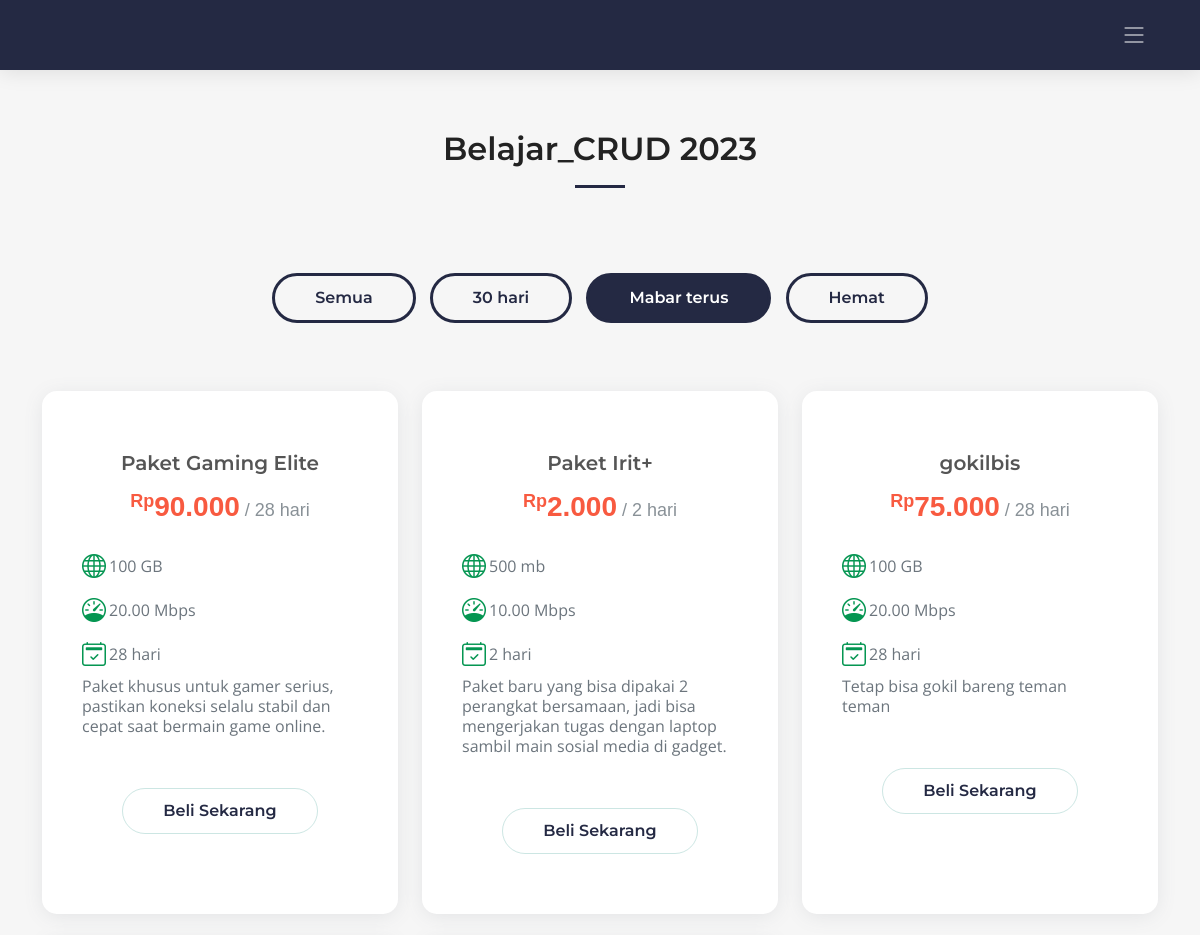
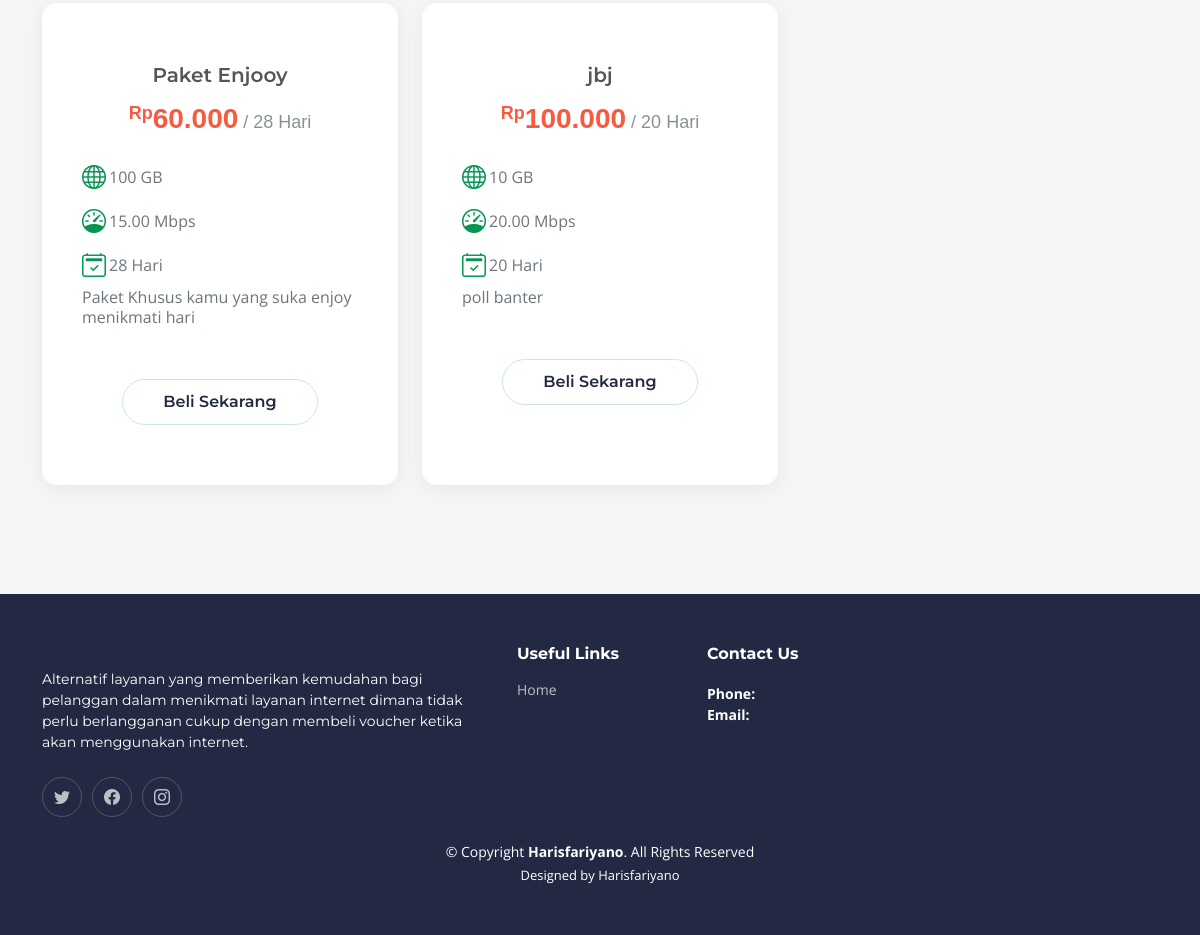
Page /index.php?filter=Paket2 on the committed database (2 pictures, top to bottom).
### tables this page shows
CREATE TABLE `paket_internet` (
  `id` int(20) NOT NULL,
  `nama_paket` varchar(255) NOT NULL,
  `harga` decimal(10,3) NOT NULL,
  `masa_aktiv` varchar(11) NOT NULL,
  `kuota` varchar(11) NOT NULL,
  `kecepatan` decimal(5,2) NOT NULL,
  `deskripsi` text DEFAULT NULL
);

### backend/produk.php (called while the page is built, shortened)
<?php
require_once("config/config.php");
if (isset($_GET['filter'])) {
    $filter = $_GET['filter'];
    if ($filter === "Paket1") {
        $sql = "SELECT * FROM paket_internet WHERE masa_aktiv = '30 hari'";
    } elseif ($filter === "Paket2") {
        $sql = "SELECT * FROM paket_internet WHERE kecepatan >= 10.00";
    } elseif ($filter === "Paket3") {
        $sql = "SELECT * FROM paket_internet WHERE harga <= 5.000";
    } else {
        $sql = "SELECT * FROM paket_internet";
    }
} else {
    $sql = "SELECT * FROM paket_internet";
}
$result = $conn->query($sql);
?>

### index.php (the view, shortened to what this page needs)
<?php
include('header.php');
include("backend/produk.php");
?>
<section id="pricing" class="pricing sections-bg">
  <div class="container" data-aos="fade-up">
    <div class="section-header">
      <h2>Belajar_CRUD 2023</h2>
    </div>
    <div class="text-center" id="filter">
      <a class="filter-btn" href="index.php?filter=semua" data-filter="semua">Semua</a>
      <a class="filter-btn" href="index.php?filter=Paket1" data-filter="Paket1">30 hari</a>
      <a class="filter-btn" href="index.php?filter=Paket2" data-filter="Paket2">Mabar terus</a>
      <a class="filter-btn" href="index.php?filter=Paket3" data-filter="Paket3">Hemat</a>
    </div>
    <div class="row g-4 py-lg-5" data-aos="zoom-out" data-aos-delay="100">
      <?php
      if ($result->num_rows > 0) {
          while($row = $result->fetch_assoc()) {
              $namaPaket = $row["nama_paket"];
              $harga = $row["harga"];
              $masaktiv = $row["masa_aktiv"];
              $kuota = $row["kuota"];
              $kecepatan = $row["kecepatan"];
              $deskripsi = $row["deskripsi"];
              ?>
              <div class="col-lg-4">
                <div class="pricing-item">
                  <h3><?php echo $namaPaket; ?></h3>
                  <h4><sup>Rp</sup><?php echo $harga; ?><span> / <?php echo $masaktiv; ?></span></h4>
                  <ul>
                    <li><i class="bi bi-globe"></i> <?php echo $kuota; ?></li>
                    <li><i class="bi bi-speedometer"></i> <?php echo $kecepatan; ?> Mbps</li>
                    <li><i class="bi bi-calendar2-check"></i> <span> <?php echo $masaktiv; ?></li>
                    <p><?php echo $deskripsi; ?></p>
                  </ul>
                  <div class="text-center"><a href="#" class="buy-btn">Beli Sekarang</a></div>
                </div>
              </div>
          <?php
          }
      } else {
          echo "Tidak ada data paket internet.";
      }
      ?>
    </div>
  </div>
</section>
<?php
include('footer.php');
?>

### assets/css/main.css (style rules this page uses)
:root { --font-default: "Open Sans", system-ui, -apple-system, "Segoe UI", Roboto, "Helvetica Neue", Arial, "Noto Sans", "Liberation Sans", sans-serif, "Apple Color Emoji", "Segoe UI Emoji", "Segoe UI Symbol", "Noto Color Emoji"; --font-primary: "Montserrat", sans-serif; --font-secondary: "Poppins", sans-serif; }
:root { --color-default: #222222; --color-primary: #242943; --color-secondary: #f85a40; }
:root { scroll-behavior: smooth; }
body { font-family: var(--font-default); color: var(--color-default); }
a { color: var(--color-primary); text-decoration: none; }
h1, h2, h3, h4, h5, h6 { font-family: var(--font-primary); }
section { padding: 60px 0; overflow: hidden; }
.sections-bg { background-color: #f6f6f6; }
.section-header { text-align: center; padding-bottom: 60px; }
.section-header h2 { font-size: 32px; font-weight: 600; margin-bottom: 20px; padding-bottom: 20px; position: relative; }
.section-header h2:after { content: ""; position: absolute; display: block; width: 50px; height: 3px; background: var(--color-primary); left: 0; right: 0; bottom: 0; margin: auto; }
.sticked-header-offset { margin-top: 70px; }
section { scroll-margin-top: 70px; }
.pricing .pricing-item { padding: 60px 40px; box-shadow: 0 3px 20px -2px rgba(108, 117, 125, 0.15); background: #fff; height: 100%; position: relative; border-radius: 15px; }
.pricing h3 { font-weight: 600; margin-bottom: 15px; font-size: 20px; color: #555555; text-align: center; }
.pricing h4 { font-size: 28px; color: var(--color-secondary); font-weight: 700; font-family: var(--font-secondary); margin-bottom: 0; text-align: center; }
.pricing h4 sup { font-size: 18px; }
.pricing h4 span { color: rgba(108, 117, 125, 0.8); font-size: 18px; font-weight: 400; }
.pricing ul { padding: 20px 0; list-style: none; color: #6c757d; text-align: left; line-height: 20px; }
.pricing ul li { padding: 10px 0; display: flex; align-items: center; }
.pricing ul i { color: #059652; font-size: 24px; padding-right: 3px; }
.pricing .buy-btn { display: inline-block; padding: 10px 40px; border-radius: 50px; color: var(--color-primary); border: 1px solid rgba(0, 131, 116, 0.2); transition: none; font-size: 16px; font-weight: 600; font-family: var(--font-primary); transition: 0.3s; }
.filter-btn { display: inline-block; padding: 10px 40px; border-radius: 100px; color: var(--color-primary); border: 3px solid var(--color-primary); transition: none; font-size: 16px; font-weight: 600; font-family: var(--font-primary); transition: 0.3s; margin: 5px; margin-bottom: 20px; }
.active { background: var(--color-primary); color: #fff; }

### rows in the picture
paket_internet: nama_paket "Paket Gaming Elite", harga "90.000", masa_aktiv "28 hari", kuota "100 GB", kecepatan "20.00", deskripsi "Paket khusus untuk gamer serius, pastikan koneksi selalu stabil dan cepat saat bermain game online."
paket_internet: nama_paket "Paket Irit+", harga "2.000", masa_aktiv "2 hari", kuota "500 mb", kecepatan "10.00", deskripsi "Paket baru yang bisa dipakai 2 perangkat bersamaan, jadi bisa mengerjakan tugas dengan laptop sambil main sosial media di gadget."
paket_internet: nama_paket "gokilbis", harga "75.000", masa_aktiv "28 hari", kuota "100 GB", kecepatan "20.00", deskripsi "Tetap bisa gokil bareng teman teman"
paket_internet: nama_paket "Paket Enjooy", harga "60.000", masa_aktiv "28 Hari", kuota "100 GB", kecepatan "15.00", deskripsi "Paket Khusus kamu yang suka enjoy menikmati hari"
paket_internet: nama_paket "jbj", harga "100.000", masa_aktiv "20 Hari", kuota "10 GB", kecepatan "20.00", deskripsi "poll banter"
